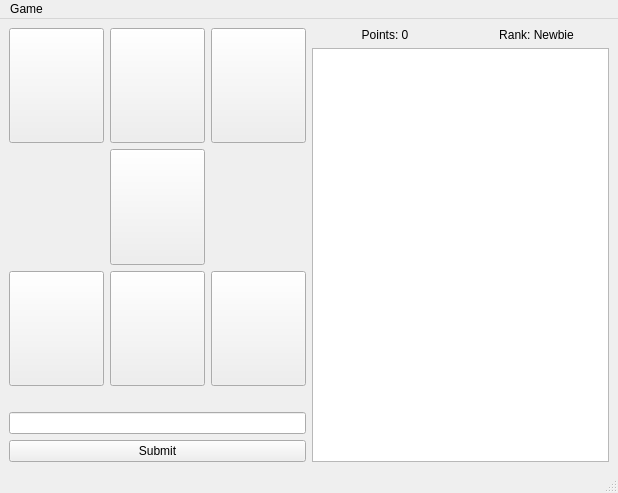
<?xml version="1.0" encoding="UTF-8"?>
<ui version="4.0">
 <class>MainWindow</class>
 <widget class="QMainWindow" name="MainWindow">
  <property name="geometry">
   <rect>
    <x>0</x>
    <y>0</y>
    <width>618</width>
    <height>493</height>
   </rect>
  </property>
  <property name="windowTitle">
   <string>MainWindow</string>
  </property>
  <widget class="QWidget" name="centralwidget">
   <layout class="QHBoxLayout" name="horizontalLayout_2">
    <item>
     <layout class="QVBoxLayout" name="Gameframe">
      <item>
       <layout class="QGridLayout" name="gridLayout">
        <item row="3" column="2">
         <widget class="QPushButton" name="l4">
          <property name="sizePolicy">
           <sizepolicy hsizetype="Expanding" vsizetype="Expanding">
            <horstretch>0</horstretch>
            <verstretch>0</verstretch>
           </sizepolicy>
          </property>
          <property name="text">
           <string/>
          </property>
         </widget>
        </item>
        <item row="1" column="3">
         <widget class="QPushButton" name="l2">
          <property name="sizePolicy">
           <sizepolicy hsizetype="Expanding" vsizetype="Expanding">
            <horstretch>0</horstretch>
            <verstretch>0</verstretch>
           </sizepolicy>
          </property>
          <property name="text">
           <string/>
          </property>
         </widget>
        </item>
        <item row="1" column="2">
         <widget class="QPushButton" name="l1">
          <property name="sizePolicy">
           <sizepolicy hsizetype="Expanding" vsizetype="Expanding">
            <horstretch>0</horstretch>
            <verstretch>0</verstretch>
           </sizepolicy>
          </property>
          <property name="text">
           <string/>
          </property>
         </widget>
        </item>
        <item row="1" column="1">
         <widget class="QPushButton" name="l0">
          <property name="sizePolicy">
           <sizepolicy hsizetype="Expanding" vsizetype="Expanding">
            <horstretch>0</horstretch>
            <verstretch>0</verstretch>
           </sizepolicy>
          </property>
          <property name="text">
           <string/>
          </property>
         </widget>
        </item>
        <item row="3" column="1">
         <widget class="QPushButton" name="l3">
          <property name="sizePolicy">
           <sizepolicy hsizetype="Expanding" vsizetype="Expanding">
            <horstretch>0</horstretch>
            <verstretch>0</verstretch>
           </sizepolicy>
          </property>
          <property name="text">
           <string/>
          </property>
         </widget>
        </item>
        <item row="3" column="3">
         <widget class="QPushButton" name="l5">
          <property name="sizePolicy">
           <sizepolicy hsizetype="Expanding" vsizetype="Expanding">
            <horstretch>0</horstretch>
            <verstretch>0</verstretch>
           </sizepolicy>
          </property>
          <property name="text">
           <string/>
          </property>
         </widget>
        </item>
        <item row="2" column="2">
         <widget class="QPushButton" name="l6">
          <property name="sizePolicy">
           <sizepolicy hsizetype="Expanding" vsizetype="Expanding">
            <horstretch>0</horstretch>
            <verstretch>0</verstretch>
           </sizepolicy>
          </property>
          <property name="text">
           <string/>
          </property>
         </widget>
        </item>
       </layout>
      </item>
      <item>
       <widget class="QLabel" name="label">
        <property name="text">
         <string/>
        </property>
        <property name="alignment">
         <set>Qt::AlignCenter</set>
        </property>
       </widget>
      </item>
      <item>
       <widget class="QLineEdit" name="wordEntry">
        <property name="readOnly">
         <bool>true</bool>
        </property>
       </widget>
      </item>
      <item>
       <widget class="QPushButton" name="submitButton">
        <property name="text">
         <string>Submit</string>
        </property>
       </widget>
      </item>
     </layout>
    </item>
    <item>
     <layout class="QVBoxLayout" name="Dataframe">
      <item>
       <layout class="QHBoxLayout" name="horizontalLayout">
        <item>
         <widget class="QLabel" name="pointsLabel">
          <property name="text">
           <string>Points: 0</string>
          </property>
          <property name="alignment">
           <set>Qt::AlignCenter</set>
          </property>
         </widget>
        </item>
        <item>
         <widget class="QLabel" name="rankLabel">
          <property name="text">
           <string>Rank: Newbie</string>
          </property>
          <property name="alignment">
           <set>Qt::AlignCenter</set>
          </property>
         </widget>
        </item>
       </layout>
      </item>
      <item>
       <widget class="QPlainTextEdit" name="foundWords">
        <property name="readOnly">
         <bool>true</bool>
        </property>
       </widget>
      </item>
     </layout>
    </item>
   </layout>
  </widget>
  <widget class="QMenuBar" name="menubar">
   <property name="geometry">
    <rect>
     <x>0</x>
     <y>0</y>
     <width>618</width>
     <height>29</height>
    </rect>
   </property>
   <widget class="QMenu" name="menuFile">
    <property name="title">
     <string>Game</string>
    </property>
    <addaction name="actionNew_Game"/>
   </widget>
   <addaction name="menuFile"/>
  </widget>
  <widget class="QStatusBar" name="statusbar"/>
  <action name="actionNew_Game">
   <property name="text">
    <string>New Game</string>
   </property>
  </action>
 </widget>
 <resources/>
 <connections/>
</ui>
